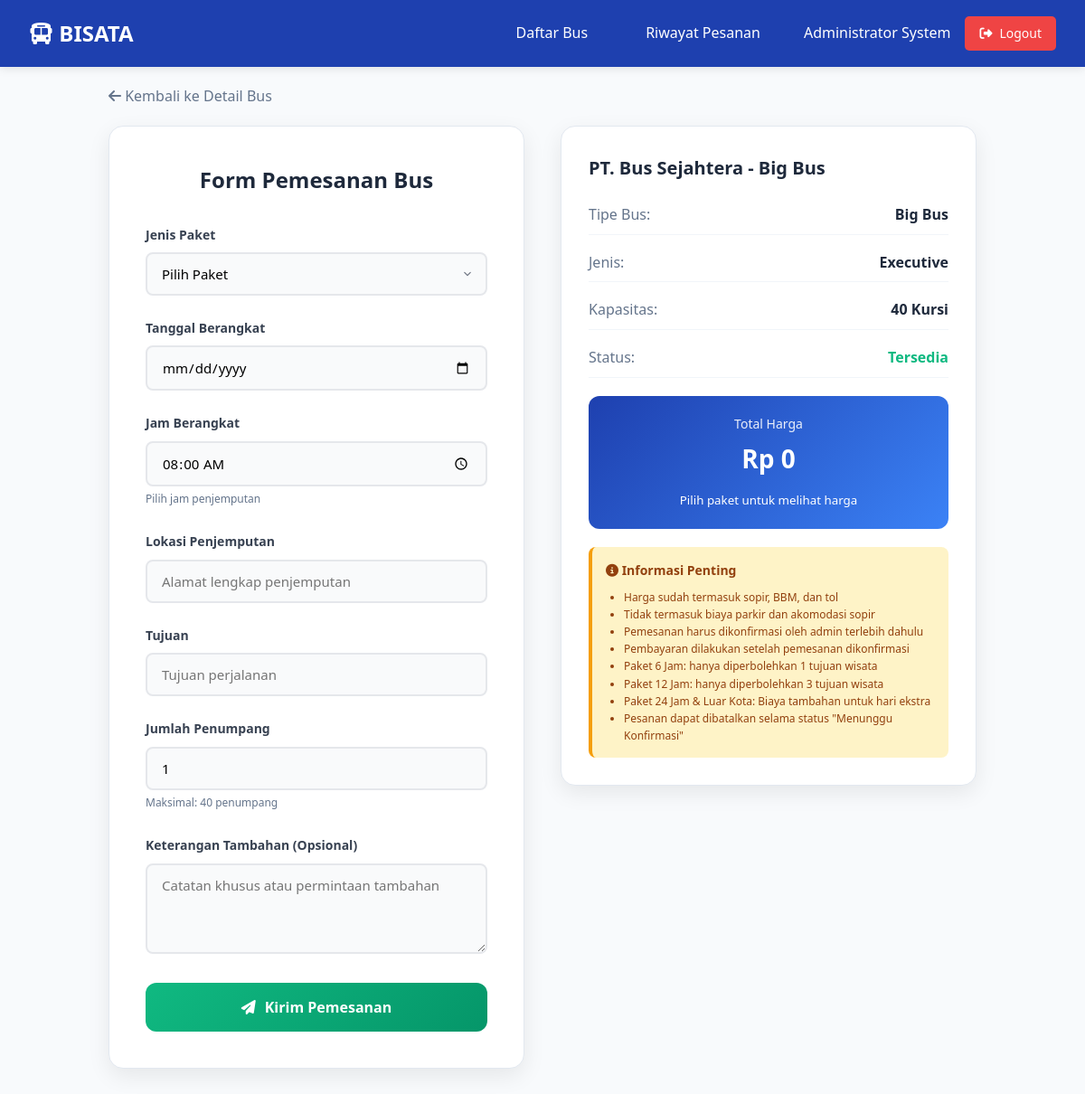
/user_booking.php?id=1 (signed in), run on the app's committed database.
### tables this page shows
CREATE TABLE IF NOT EXISTS datauser (
    id INT AUTO_INCREMENT PRIMARY KEY,
    nama_lengkap VARCHAR(255) NOT NULL,
    username VARCHAR(100) NOT NULL UNIQUE,
    password VARCHAR(255) NOT NULL,
    email VARCHAR(255) NOT NULL UNIQUE,
    nomor_hp VARCHAR(20),
    alamat TEXT,
    level ENUM('admin', 'operator', 'supir', 'customer') DEFAULT 'customer',
    created_at TIMESTAMP DEFAULT CURRENT_TIMESTAMP,
    updated_at TIMESTAMP DEFAULT CURRENT_TIMESTAMP ON UPDATE CURRENT_TIMESTAMP
);

CREATE TABLE IF NOT EXISTS bus (
    id INT AUTO_INCREMENT PRIMARY KEY,
    perusahaan_id INT,
    `tipe bus` VARCHAR(255) NOT NULL,
    jenis VARCHAR(100) NOT NULL,
    kapasitas INT NOT NULL,
    status ENUM('Tersedia', 'Dalam Perawatan', 'Tidak Tersedia') DEFAULT 'Tersedia',
    whatsapp_perusahaan VARCHAR(20),
    fasilitas TEXT,
    deskripsi TEXT,
    created_at TIMESTAMP DEFAULT CURRENT_TIMESTAMP,
    updated_at TIMESTAMP DEFAULT CURRENT_TIMESTAMP ON UPDATE CURRENT_TIMESTAMP,
    FOREIGN KEY (perusahaan_id) REFERENCES perusahaan_bus(id) ON DELETE SET NULL
);

CREATE TABLE IF NOT EXISTS perusahaan_bus (
    id INT AUTO_INCREMENT PRIMARY KEY,
    nama_perusahaan VARCHAR(255) NOT NULL,
    whatsapp_perusahaan VARCHAR(255) NOT NULL,
    created_at TIMESTAMP DEFAULT CURRENT_TIMESTAMP,
    updated_at TIMESTAMP DEFAULT CURRENT_TIMESTAMP ON UPDATE CURRENT_TIMESTAMP
);

### user_booking.php (the view, shortened to what this page needs)
<?php
include 'koneksi.php';
$bus_id = $_GET['id'];
$query_bus = "SELECT b.*, p.nama_perusahaan
              FROM bus b
              LEFT JOIN perusahaan_bus p ON b.perusahaan_id = p.id
              WHERE b.id = $bus_id";
$result_bus = mysqli_query($connect, $query_bus);
$bus = mysqli_fetch_array($result_bus);
?>
<!DOCTYPE html>
<html lang="en">
<head>
    <link rel="stylesheet" href="https://cdnjs.cloudflare.com/ajax/libs/font-awesome/6.4.0/css/all.min.css">
</head>
<body>
    <?php include 'user_navbar.php'; ?>
    <div class="container">
        <div class="breadcrumb">
            <a href="user_detail.php?id=<?php echo $bus_id; ?>"><i class="fas fa-arrow-left"></i> Kembali ke Detail Bus</a>
        </div>
        <div class="booking-layout">
            <div class="form-section">
                <h2 class="section-title">Form Pemesanan Bus</h2>
                <form method="POST" id="bookingForm">
                    <div class="form-group">
                        <label class="form-label">Jenis Paket</label>
                        <select name="jenis_paket" class="form-control form-select" required onchange="updateHarga(); toggleTanggalKembali()">
                            <option value="">Pilih Paket</option>
                        </select>
                    </div>
                    <div class="form-group">
                        <label class="form-label">Tanggal Berangkat</label>
                        <input type="date" name="tanggal_berangkat" class="form-control" min="<?php echo date('Y-m-d'); ?>" required onchange="calculateTotalHarga()">
                    </div>
                    <div class="form-group">
                        <label class="form-label">Jam Berangkat</label>
                        <input type="time" name="jam_berangkat" class="form-control" value="08:00" required>
                        <small style="color: #64748b; font-size: 12px;">Pilih jam penjemputan</small>
                    </div>
                    <div class="form-group">
                        <label class="form-label">Lokasi Penjemputan</label>
                        <input type="text" name="lokasi_penjemputan" class="form-control" placeholder="Alamat lengkap penjemputan" required>
                    </div>
                    <div class="form-group">
                        <label class="form-label">Tujuan</label>
                        <input type="text" name="tujuan" class="form-control" placeholder="Tujuan perjalanan" required>
                    </div>
                    <div class="form-group">
                        <label class="form-label">Jumlah Penumpang</label>
                        <input type="number" name="jumlah_penumpang" class="form-control" min="1" max="<?php echo $bus['kapasitas']; ?>" value="1" required>
                        <small style="color: #64748b; font-size: 12px;">Maksimal: <?php echo $bus['kapasitas']; ?> penumpang</small>
                    </div>
                    <div class="form-group">
                        <label class="form-label">Keterangan Tambahan (Opsional)</label>
                        <textarea name="keterangan" class="form-control" placeholder="Catatan khusus atau permintaan tambahan"></textarea>
                    </div>
                    <button type="submit" class="submit-btn">
                        <i class="fas fa-paper-plane"></i>
                        Kirim Pemesanan
                    </button>
                </form>
            </div>
            <div class="summary-card">
                <h3 class="bus-title"><?php echo $bus['nama_perusahaan'] ?> - <?php echo $bus['tipe bus'] ?></h3>
                <div class="bus-info">
                    <div class="info-item">
                        <span class="info-label">Tipe Bus:</span>
                        <span class="info-value"><?php echo $bus['tipe bus'] ?></span>
                    </div>
                    <div class="info-item">
                        <span class="info-label">Jenis:</span>
                        <span class="info-value"><?php echo $bus['jenis'] ?></span>
                    </div>
                    <div class="info-item">
                        <span class="info-label">Kapasitas:</span>
                        <span class="info-value"><?php echo $bus['kapasitas'] ?> Kursi</span>
                    </div>
                    <div class="info-item">
                        <span class="info-label">Status:</span>
                        <span class="info-value" style="color: <?php echo $bus['status'] == 'Tersedia' ? '#10b981' : '#ef4444'; ?>">
                            <?php echo $bus['status'] ?>
                        </span>
                    </div>
                </div>
                <div class="price-display">
                    <div class="price-label">Total Harga</div>
                    <div class="price-amount" id="displayHarga">Rp 0</div>
                    <small id="priceNote">Pilih paket untuk melihat harga</small>
                </div>
                <div style="margin-top: 20px; padding: 15px; background: #fef3c7; border-radius: 8px; border-left: 4px solid #f59e0b;">
                    <h4 style="color: #92400e; margin-bottom: 8px; font-size: 14px;">
                        <i class="fas fa-info-circle"></i> Informasi Penting
                    </h4>
                    <ul style="color: #92400e; font-size: 12px; padding-left: 20px;">
                        <li>Harga sudah termasuk sopir, BBM, dan tol</li>
                        <li>Tidak termasuk biaya parkir dan akomodasi sopir</li>
                        <li>Pemesanan harus dikonfirmasi oleh admin terlebih dahulu</li>
                        <li>Pembayaran dilakukan setelah pemesanan dikonfirmasi</li>
                        <li>Paket 6 Jam: hanya diperbolehkan 1 tujuan wisata</li>
                        <li>Paket 12 Jam: hanya diperbolehkan 3 tujuan wisata</li>
                        <li>Paket 24 Jam & Luar Kota: Biaya tambahan untuk hari ekstra</li>
                        <li>Pesanan dapat dibatalkan selama status "Menunggu Konfirmasi"</li>
                    </ul>
                </div>
            </div>
        </div>
    </div>
</body>
</html>

### user_navbar.php (shortened to what this page needs)
<?php
include 'koneksi.php';
$user = null;
if (isset($_SESSION['user_id'])) {
    $user_id = $_SESSION['user_id'];
    $query_user = "SELECT * FROM datauser WHERE id = $user_id";
    $result_user = mysqli_query($connect, $query_user);
    if ($result_user && mysqli_num_rows($result_user) > 0) {
        $user = mysqli_fetch_array($result_user);
    }
}
?>
<nav class="navbar">
    <div class="logo">
        <i class="fas fa-bus"></i> BISATA
    </div>
    <div class="nav-links">
        <a href="user_home.php">Daftar Bus</a>
        <a href="user_booking_history.php">Riwayat Pesanan</a>
        <div class="user-info">
            <?php if (isset($_SESSION['user_id']) && $user): ?>
                <span class="username"><?php echo htmlspecialchars($user['nama_lengkap']); ?></span>
                <a href="index.html" class="logout-btn" onclick="return confirmLogout()">
                    <i class="fas fa-sign-out-alt"></i> Logout
                </a>
            <?php else: ?>
                <a href="login.php" class="login-btn">
                    <i class="fas fa-sign-in-alt"></i> Login
                </a>
            <?php endif; ?>
        </div>
    </div>
</nav>

### user_booking.php (style rules this page uses)
* { margin: 0; padding: 0; box-sizing: border-box; font-family: 'Segoe UI', Tahoma, Geneva, Verdana, sans-serif; }
body { background-color: #f8fafc; color: #334155; line-height: 1.6; }
.container { max-width: 1000px; margin: 0 auto; padding: 20px; }
.breadcrumb { margin-bottom: 20px; }
.breadcrumb a { color: #64748b; text-decoration: none; }
.booking-layout { display: grid; grid-template-columns: 1fr 1fr; gap: 40px; margin-bottom: 40px; }
.form-section { background: white; padding: 40px; border-radius: 16px; box-shadow: 0 8px 25px rgba(0, 0, 0, 0.08); border: 1px solid #e2e8f0; }
.section-title { font-size: 24px; font-weight: 700; color: #1e293b; margin-bottom: 30px; text-align: center; }
.form-group { margin-bottom: 25px; }
.form-label { display: block; font-weight: 600; color: #374151; margin-bottom: 8px; font-size: 14px; }
.form-control { width: 100%; padding: 12px 16px; border: 2px solid #e5e7eb; border-radius: 8px; font-size: 15px; transition: all 0.3s; background: #f9fafb; }
.form-select { appearance: none; background-position: right 12px center; background-repeat: no-repeat; background-size: 16px; padding-right: 40px; }
textarea.form-control { resize: vertical; min-height: 100px; }
.summary-card { background: white; padding: 30px; border-radius: 16px; box-shadow: 0 8px 25px rgba(0, 0, 0, 0.08); border: 1px solid #e2e8f0; height: fit-content; position: sticky; top: 100px; }
.bus-title { font-size: 20px; font-weight: 700; color: #1e293b; margin-bottom: 15px; }
.bus-info { display: flex; flex-direction: column; gap: 10px; margin-bottom: 20px; }
.info-item { display: flex; justify-content: space-between; padding: 8px 0; border-bottom: 1px solid #f1f5f9; }
.info-label { color: #64748b; font-weight: 500; }
.info-value { color: #1e293b; font-weight: 600; }
.price-display { background: linear-gradient(135deg, #1e40af, #3b82f6); color: white; padding: 20px; border-radius: 12px; text-align: center; margin-top: 20px; }
.price-label { font-size: 14px; opacity: 0.9; margin-bottom: 5px; }
.price-amount { font-size: 28px; font-weight: 700; }
.submit-btn { width: 100%; background: linear-gradient(135deg, #10b981 0%, #059669 100%); color: white; border: none; padding: 16px; border-radius: 12px; font-size: 16px; font-weight: 700; cursor: pointer; display: flex; align-items: center; justify-content: center; gap: 10px; transition: all 0.3s; margin-top: 20px; }

### user_navbar.php (style rules this page uses)
.navbar { background: #1e40af; padding: 1rem 2rem; display: flex; justify-content: space-between; align-items: center; box-shadow: 0 2px 10px rgba(0,0,0,0.1); position: sticky; top: 0; z-index: 1000; }
.logo { color: white; font-size: 1.5rem; font-weight: bold; }
.nav-links { display: flex; align-items: center; gap: 2rem; }
.nav-links a { color: white; text-decoration: none; padding: 0.5rem 1rem; border-radius: 5px; transition: background 0.3s; }
.logout-btn { background: #ef4444; color: white; border: none; padding: 0.5rem 1.5rem; border-radius: 5px; cursor: pointer; text-decoration: none; display: inline-flex; align-items: center; gap: 0.5rem; transition: background 0.3s; font-size: 14px; }
.user-info { color: white; display: flex; align-items: center; gap: 1rem; }
.username { font-weight: 500; }

### data on the page
datauser: nama_lengkap "Administrator System"
bus: kapasitas "40", perusahaan.nama_perusahaan "PT. Bus Sejahtera", tipe bus "Big Bus", jenis "Executive", status "Tersedia"
